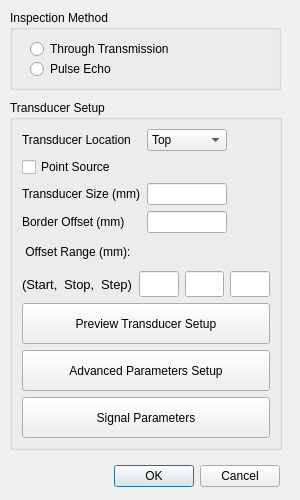
<?xml version="1.0" encoding="UTF-8"?>
<ui version="4.0">
 <class>linearScanSetupDialog</class>
 <widget class="QDialog" name="linearScanSetupDialog">
  <property name="geometry">
   <rect>
    <x>0</x>
    <y>0</y>
    <width>300</width>
    <height>500</height>
   </rect>
  </property>
  <property name="minimumSize">
   <size>
    <width>300</width>
    <height>500</height>
   </size>
  </property>
  <property name="maximumSize">
   <size>
    <width>300</width>
    <height>500</height>
   </size>
  </property>
  <property name="windowTitle">
   <string>Linear Scan Setup</string>
  </property>
  <property name="windowIcon">
   <iconset resource="resources.qrc">
    <normaloff>:/linearScan.png</normaloff>:/linearScan.png</iconset>
  </property>
  <widget class="QDialogButtonBox" name="buttonBox">
   <property name="geometry">
    <rect>
     <x>50</x>
     <y>460</y>
     <width>230</width>
     <height>32</height>
    </rect>
   </property>
   <property name="orientation">
    <enum>Qt::Horizontal</enum>
   </property>
   <property name="standardButtons">
    <set>QDialogButtonBox::Cancel|QDialogButtonBox::Ok</set>
   </property>
  </widget>
  <widget class="QGroupBox" name="groupBox">
   <property name="geometry">
    <rect>
     <x>10</x>
     <y>10</y>
     <width>271</width>
     <height>80</height>
    </rect>
   </property>
   <property name="title">
    <string>Inspection Method</string>
   </property>
   <widget class="QRadioButton" name="transmissionRadioButton">
    <property name="geometry">
     <rect>
      <x>20</x>
      <y>30</y>
      <width>161</width>
      <height>18</height>
     </rect>
    </property>
    <property name="focusPolicy">
     <enum>Qt::WheelFocus</enum>
    </property>
    <property name="text">
     <string>Through Transmission</string>
    </property>
   </widget>
   <widget class="QRadioButton" name="pulseEchoRadioButton">
    <property name="geometry">
     <rect>
      <x>20</x>
      <y>50</y>
      <width>97</width>
      <height>18</height>
     </rect>
    </property>
    <property name="focusPolicy">
     <enum>Qt::WheelFocus</enum>
    </property>
    <property name="text">
     <string>Pulse Echo</string>
    </property>
   </widget>
  </widget>
  <widget class="QGroupBox" name="groupBox_2">
   <property name="geometry">
    <rect>
     <x>10</x>
     <y>100</y>
     <width>272</width>
     <height>350</height>
    </rect>
   </property>
   <property name="title">
    <string>Transducer Setup</string>
   </property>
   <layout class="QVBoxLayout" name="verticalLayout_2">
    <item>
     <layout class="QFormLayout" name="formLayout">
      <property name="fieldGrowthPolicy">
       <enum>QFormLayout::FieldsStayAtSizeHint</enum>
      </property>
      <item row="0" column="0">
       <widget class="QLabel" name="transducerLocationLabel">
        <property name="text">
         <string>Transducer Location</string>
        </property>
       </widget>
      </item>
      <item row="0" column="1">
       <widget class="QComboBox" name="locationComboBox">
        <property name="minimumSize">
         <size>
          <width>80</width>
          <height>0</height>
         </size>
        </property>
        <property name="maximumSize">
         <size>
          <width>80</width>
          <height>16777215</height>
         </size>
        </property>
        <item>
         <property name="text">
          <string>Top</string>
         </property>
        </item>
       </widget>
      </item>
      <item row="1" column="0">
       <widget class="QCheckBox" name="pointSourceCheckBox">
        <property name="focusPolicy">
         <enum>Qt::WheelFocus</enum>
        </property>
        <property name="toolTip">
         <string/>
        </property>
        <property name="text">
         <string>Point Source</string>
        </property>
       </widget>
      </item>
      <item row="2" column="0">
       <widget class="QLabel" name="transducerSizeLabel">
        <property name="text">
         <string>Transducer Size (mm)</string>
        </property>
       </widget>
      </item>
      <item row="2" column="1">
       <widget class="QLineEdit" name="transducerSizeLineEdit">
        <property name="minimumSize">
         <size>
          <width>80</width>
          <height>0</height>
         </size>
        </property>
        <property name="maximumSize">
         <size>
          <width>80</width>
          <height>16777215</height>
         </size>
        </property>
       </widget>
      </item>
      <item row="3" column="0">
       <widget class="QLabel" name="borderOffsetLabel">
        <property name="maximumSize">
         <size>
          <width>16777215</width>
          <height>16777215</height>
         </size>
        </property>
        <property name="toolTip">
         <string>&lt;html&gt;&lt;head/&gt;&lt;body&gt;&lt;p align=&quot;justify&quot;&gt;&lt;span style=&quot; font-size:14pt;&quot;&gt;Border Offset is measured taking into account the top border as origin. Only positive values are allowed that indicates offsets towards below.&lt;/span&gt;&lt;br/&gt;&lt;img src=&quot;:/helperBorderOffset.png&quot;/&gt;&lt;/p&gt;&lt;p&gt;&lt;br/&gt;&lt;/p&gt;&lt;p&gt;&lt;br/&gt;&lt;/p&gt;&lt;p&gt;&lt;br/&gt;&lt;/p&gt;&lt;p&gt;&lt;br/&gt;&lt;/p&gt;&lt;/body&gt;&lt;/html&gt;</string>
        </property>
        <property name="text">
         <string>Border Offset (mm)</string>
        </property>
       </widget>
      </item>
      <item row="3" column="1">
       <widget class="QLineEdit" name="borderOffsetLineEdit">
        <property name="maximumSize">
         <size>
          <width>80</width>
          <height>16777215</height>
         </size>
        </property>
        <property name="toolTip">
         <string>&lt;html&gt;&lt;head/&gt;&lt;body&gt;&lt;p align=&quot;justify&quot;&gt;&lt;span style=&quot; font-size:14pt;&quot;&gt;Border Offset is measured taking into account the top border as origin. Only positive values are allowed that indicates offsets towards below.&lt;/span&gt;&lt;br/&gt;&lt;img src=&quot;:/helperBorderOffset.png&quot;/&gt;&lt;/p&gt;&lt;p&gt;&lt;br/&gt;&lt;/p&gt;&lt;p&gt;&lt;br/&gt;&lt;/p&gt;&lt;p&gt;&lt;br/&gt;&lt;/p&gt;&lt;p&gt;&lt;br/&gt;&lt;/p&gt;&lt;/body&gt;&lt;/html&gt;</string>
        </property>
       </widget>
      </item>
     </layout>
    </item>
    <item>
     <widget class="QLabel" name="label">
      <property name="toolTip">
       <string>&lt;html&gt;&lt;head/&gt;&lt;body&gt;&lt;p align=&quot;justify&quot;&gt;&lt;span style=&quot; font-size:16pt;&quot;&gt;Offset Range is measured taking into account the origin as the center of the scenario.&lt;/span&gt;&lt;/p&gt;&lt;p align=&quot;justify&quot;&gt;&lt;span style=&quot; font-size:16pt;&quot;&gt;Negative values indicate offsets towards the left side while positive values indicate offsets towards the right side.&lt;/span&gt;&lt;/p&gt;&lt;p&gt;&lt;img src=&quot;:/helpLinearScan.png&quot;/&gt;&lt;br/&gt;&lt;/p&gt;&lt;p&gt;&lt;br/&gt;&lt;/p&gt;&lt;p&gt;&lt;br/&gt;&lt;/p&gt;&lt;/body&gt;&lt;/html&gt;</string>
      </property>
      <property name="text">
       <string> Offset Range (mm):</string>
      </property>
     </widget>
    </item>
    <item>
     <layout class="QHBoxLayout" name="horizontalLayout">
      <item>
       <widget class="QLabel" name="label_2">
        <property name="font">
         <font>
          <family>Helvetica</family>
          <pointsize>10</pointsize>
         </font>
        </property>
        <property name="toolTip">
         <string>&lt;html&gt;&lt;head/&gt;&lt;body&gt;&lt;p align=&quot;justify&quot;&gt;&lt;span style=&quot; font-size:16pt;&quot;&gt;Offset Range is measured taking into account the origin as the center of the scenario.&lt;/span&gt;&lt;/p&gt;&lt;p align=&quot;justify&quot;&gt;&lt;span style=&quot; font-size:16pt;&quot;&gt;Negative values indicate offsets towards the left side while positive values indicate offsets towards the right side.&lt;/span&gt;&lt;/p&gt;&lt;p&gt;&lt;br/&gt;&lt;/p&gt;&lt;p&gt;&lt;img src=&quot;:/helpLinearScan.png&quot;/&gt;&lt;/p&gt;&lt;p&gt;&lt;br/&gt;&lt;/p&gt;&lt;p&gt;&lt;br/&gt;&lt;/p&gt;&lt;/body&gt;&lt;/html&gt;</string>
        </property>
        <property name="text">
         <string>(Start,</string>
        </property>
       </widget>
      </item>
      <item>
       <widget class="QLabel" name="label_3">
        <property name="font">
         <font>
          <family>Helvetica</family>
          <pointsize>10</pointsize>
         </font>
        </property>
        <property name="toolTip">
         <string>&lt;html&gt;&lt;head/&gt;&lt;body&gt;&lt;p align=&quot;justify&quot;&gt;&lt;span style=&quot; font-size:16pt;&quot;&gt;Offset Range is measured taking into account the origin as the center of the scenario.&lt;/span&gt;&lt;/p&gt;&lt;p align=&quot;justify&quot;&gt;&lt;span style=&quot; font-size:16pt;&quot;&gt;Negative values indicate offsets towards the left side while positive values indicate offsets towards the right side.&lt;/span&gt;&lt;/p&gt;&lt;p&gt;&lt;br/&gt;&lt;/p&gt;&lt;p&gt;&lt;img src=&quot;:/helpLinearScan.png&quot;/&gt;&lt;/p&gt;&lt;p&gt;&lt;br/&gt;&lt;/p&gt;&lt;p&gt;&lt;br/&gt;&lt;/p&gt;&lt;/body&gt;&lt;/html&gt;</string>
        </property>
        <property name="text">
         <string>Stop,</string>
        </property>
       </widget>
      </item>
      <item>
       <widget class="QLabel" name="label_4">
        <property name="font">
         <font>
          <family>Helvetica</family>
          <pointsize>10</pointsize>
         </font>
        </property>
        <property name="toolTip">
         <string>&lt;html&gt;&lt;head/&gt;&lt;body&gt;&lt;p align=&quot;justify&quot;&gt;&lt;span style=&quot; font-size:16pt;&quot;&gt;Offset Range is measured taking into account the origin as the center of the scenario.&lt;/span&gt;&lt;/p&gt;&lt;p align=&quot;justify&quot;&gt;&lt;span style=&quot; font-size:16pt;&quot;&gt;Negative values indicate offsets towards the left side while positive values indicate offsets towards the right side.&lt;/span&gt;&lt;/p&gt;&lt;p&gt;&lt;br/&gt;&lt;/p&gt;&lt;p&gt;&lt;img src=&quot;:/helpLinearScan.png&quot;/&gt;&lt;/p&gt;&lt;p&gt;&lt;br/&gt;&lt;/p&gt;&lt;p&gt;&lt;br/&gt;&lt;/p&gt;&lt;/body&gt;&lt;/html&gt;</string>
        </property>
        <property name="text">
         <string>Step)</string>
        </property>
       </widget>
      </item>
      <item>
       <widget class="QLineEdit" name="startOffsetLineEdit">
        <property name="maximumSize">
         <size>
          <width>40</width>
          <height>16777215</height>
         </size>
        </property>
        <property name="font">
         <font>
          <family>Helvetica</family>
          <pointsize>11</pointsize>
         </font>
        </property>
        <property name="toolTip">
         <string>&lt;html&gt;&lt;head/&gt;&lt;body&gt;&lt;p align=&quot;justify&quot;&gt;&lt;span style=&quot; font-size:16pt;&quot;&gt;Offset Range is measured taking into account the origin as the center of the scenario.&lt;/span&gt;&lt;/p&gt;&lt;p align=&quot;justify&quot;&gt;&lt;span style=&quot; font-size:16pt;&quot;&gt;Negative values indicate offsets towards the left side while positive values indicate offsets towards the right side.&lt;/span&gt;&lt;/p&gt;&lt;p&gt;&lt;br/&gt;&lt;/p&gt;&lt;p&gt;&lt;img src=&quot;:/helpLinearScan.png&quot;/&gt;&lt;/p&gt;&lt;p&gt;&lt;br/&gt;&lt;/p&gt;&lt;p&gt;&lt;br/&gt;&lt;/p&gt;&lt;/body&gt;&lt;/html&gt;</string>
        </property>
        <property name="text">
         <string/>
        </property>
       </widget>
      </item>
      <item>
       <widget class="QLineEdit" name="stopOffsetLineEdit">
        <property name="maximumSize">
         <size>
          <width>40</width>
          <height>16777215</height>
         </size>
        </property>
        <property name="font">
         <font>
          <family>Helvetica</family>
          <pointsize>11</pointsize>
         </font>
        </property>
        <property name="toolTip">
         <string>&lt;html&gt;&lt;head/&gt;&lt;body&gt;&lt;p align=&quot;justify&quot;&gt;&lt;span style=&quot; font-size:16pt;&quot;&gt;Offset Range is measured taking into account the origin as the center of the scenario.&lt;/span&gt;&lt;/p&gt;&lt;p align=&quot;justify&quot;&gt;&lt;span style=&quot; font-size:16pt;&quot;&gt;Negative values indicate offsets towards the left side while positive values indicate offsets towards the right side.&lt;/span&gt;&lt;/p&gt;&lt;p&gt;&lt;br/&gt;&lt;/p&gt;&lt;p&gt;&lt;img src=&quot;:/helpLinearScan.png&quot;/&gt;&lt;/p&gt;&lt;p&gt;&lt;br/&gt;&lt;/p&gt;&lt;p&gt;&lt;br/&gt;&lt;/p&gt;&lt;/body&gt;&lt;/html&gt;</string>
        </property>
       </widget>
      </item>
      <item>
       <widget class="QLineEdit" name="stepOffsetLineEdit">
        <property name="maximumSize">
         <size>
          <width>40</width>
          <height>16777215</height>
         </size>
        </property>
        <property name="font">
         <font>
          <family>Helvetica</family>
          <pointsize>11</pointsize>
         </font>
        </property>
        <property name="toolTip">
         <string>&lt;html&gt;&lt;head/&gt;&lt;body&gt;&lt;p align=&quot;justify&quot;&gt;&lt;span style=&quot; font-size:16pt;&quot;&gt;Offset Range is measured taking into account the origin as the center of the scenario.&lt;/span&gt;&lt;/p&gt;&lt;p align=&quot;justify&quot;&gt;&lt;span style=&quot; font-size:16pt;&quot;&gt;Negative values indicate offsets towards the left side while positive values indicate offsets towards the right side.&lt;/span&gt;&lt;/p&gt;&lt;p&gt;&lt;br/&gt;&lt;/p&gt;&lt;p&gt;&lt;img src=&quot;:/helpLinearScan.png&quot;/&gt;&lt;/p&gt;&lt;p&gt;&lt;br/&gt;&lt;/p&gt;&lt;p&gt;&lt;br/&gt;&lt;/p&gt;&lt;/body&gt;&lt;/html&gt;</string>
        </property>
       </widget>
      </item>
     </layout>
    </item>
    <item>
     <layout class="QVBoxLayout" name="verticalLayout">
      <item>
       <widget class="QPushButton" name="previewPushButton">
        <property name="minimumSize">
         <size>
          <width>0</width>
          <height>41</height>
         </size>
        </property>
        <property name="maximumSize">
         <size>
          <width>1666666</width>
          <height>41</height>
         </size>
        </property>
        <property name="text">
         <string>Preview Transducer Setup</string>
        </property>
        <property name="icon">
         <iconset resource="resources.qrc">
          <normaloff>:/previewImage.png</normaloff>:/previewImage.png</iconset>
        </property>
        <property name="iconSize">
         <size>
          <width>24</width>
          <height>24</height>
         </size>
        </property>
       </widget>
      </item>
      <item>
       <widget class="QPushButton" name="advancedParametersSetupPushButton">
        <property name="minimumSize">
         <size>
          <width>0</width>
          <height>41</height>
         </size>
        </property>
        <property name="maximumSize">
         <size>
          <width>1666666</width>
          <height>41</height>
         </size>
        </property>
        <property name="text">
         <string>Advanced Parameters Setup</string>
        </property>
        <property name="icon">
         <iconset resource="resources.qrc">
          <normaloff>:/simModel.png</normaloff>:/simModel.png</iconset>
        </property>
        <property name="iconSize">
         <size>
          <width>24</width>
          <height>24</height>
         </size>
        </property>
       </widget>
      </item>
      <item>
       <widget class="QPushButton" name="signalSetupPushButton">
        <property name="minimumSize">
         <size>
          <width>0</width>
          <height>41</height>
         </size>
        </property>
        <property name="maximumSize">
         <size>
          <width>1666666</width>
          <height>41</height>
         </size>
        </property>
        <property name="text">
         <string>Signal Parameters</string>
        </property>
        <property name="icon">
         <iconset resource="resources.qrc">
          <normaloff>:/signal.png</normaloff>:/signal.png</iconset>
        </property>
        <property name="iconSize">
         <size>
          <width>24</width>
          <height>24</height>
         </size>
        </property>
        <property name="checkable">
         <bool>false</bool>
        </property>
        <property name="default">
         <bool>false</bool>
        </property>
        <property name="flat">
         <bool>false</bool>
        </property>
       </widget>
      </item>
     </layout>
    </item>
   </layout>
  </widget>
 </widget>
 <resources>
  <include location="resources.qrc"/>
 </resources>
 <connections>
  <connection>
   <sender>buttonBox</sender>
   <signal>accepted()</signal>
   <receiver>linearScanSetupDialog</receiver>
   <slot>accept()</slot>
   <hints>
    <hint type="sourcelabel">
     <x>248</x>
     <y>254</y>
    </hint>
    <hint type="destinationlabel">
     <x>157</x>
     <y>274</y>
    </hint>
   </hints>
  </connection>
  <connection>
   <sender>buttonBox</sender>
   <signal>rejected()</signal>
   <receiver>linearScanSetupDialog</receiver>
   <slot>reject()</slot>
   <hints>
    <hint type="sourcelabel">
     <x>316</x>
     <y>260</y>
    </hint>
    <hint type="destinationlabel">
     <x>286</x>
     <y>274</y>
    </hint>
   </hints>
  </connection>
 </connections>
</ui>
